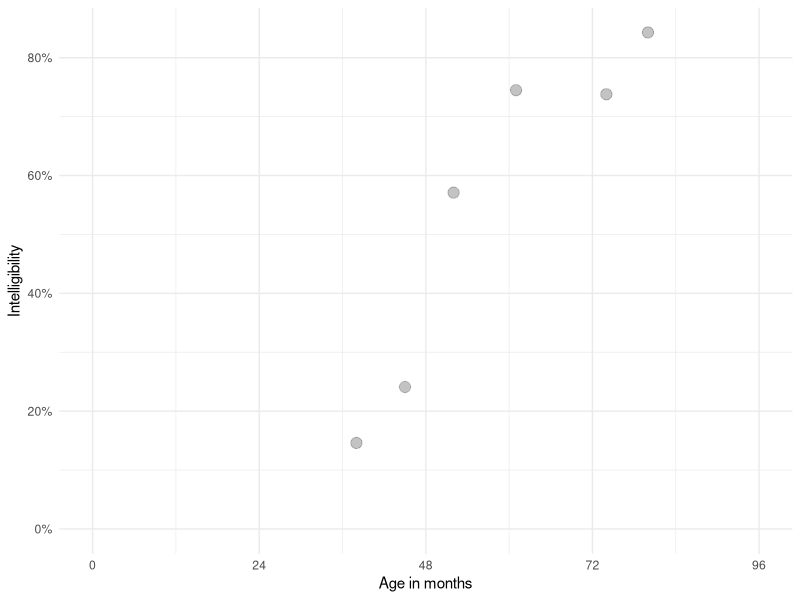
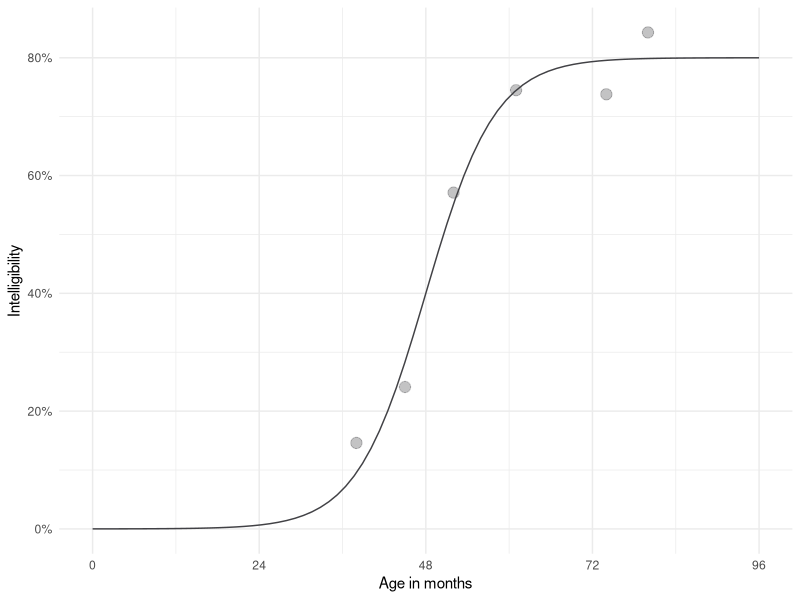
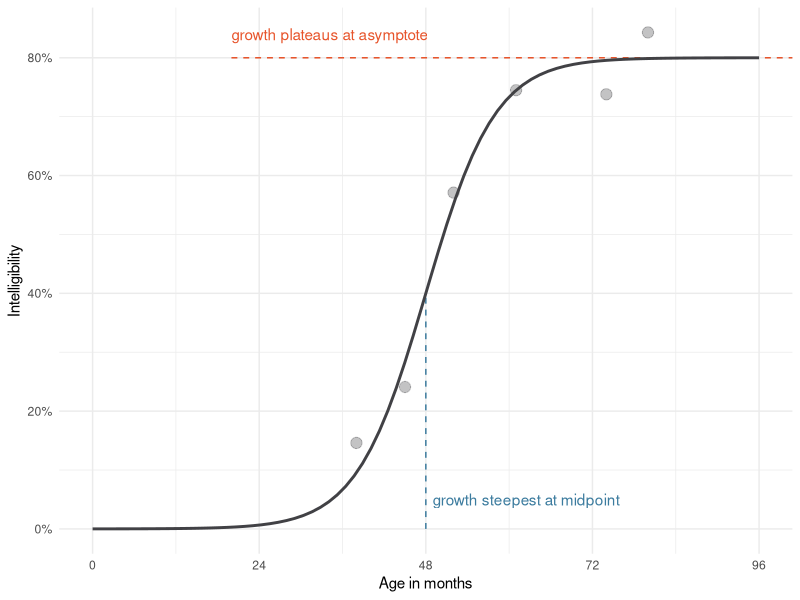
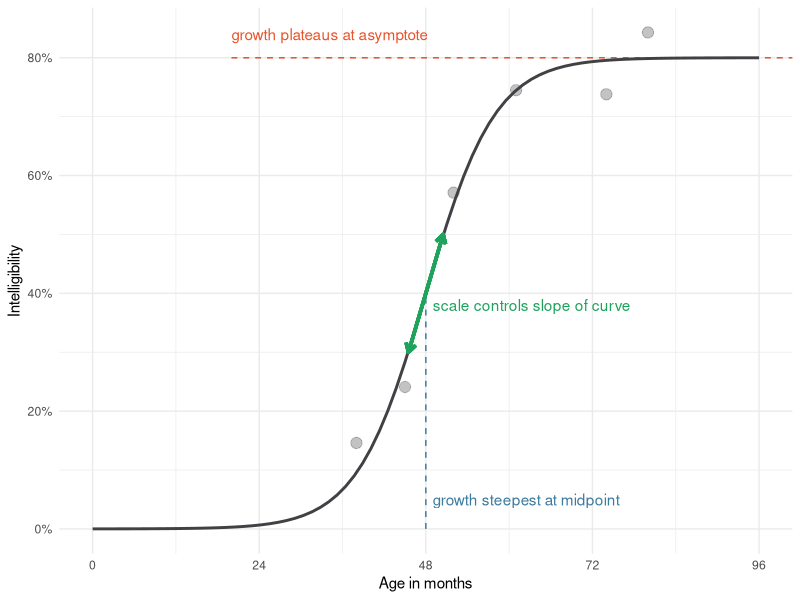
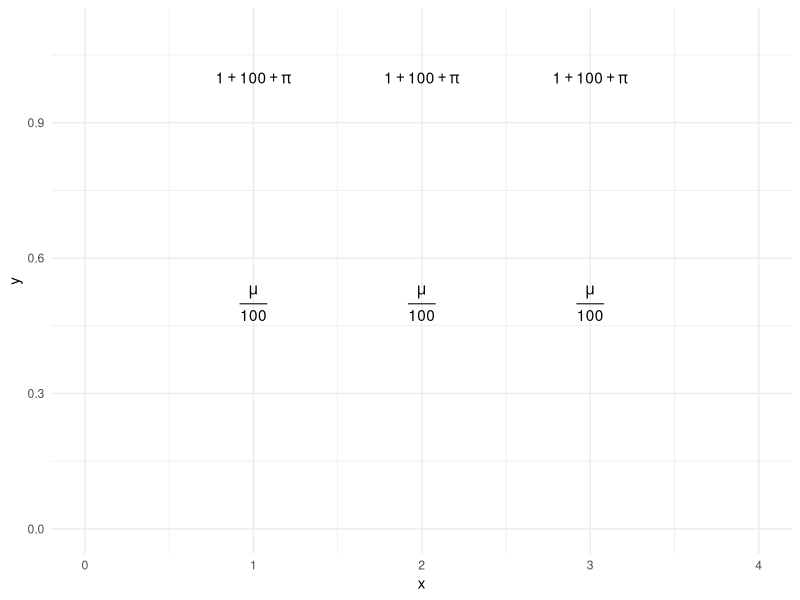
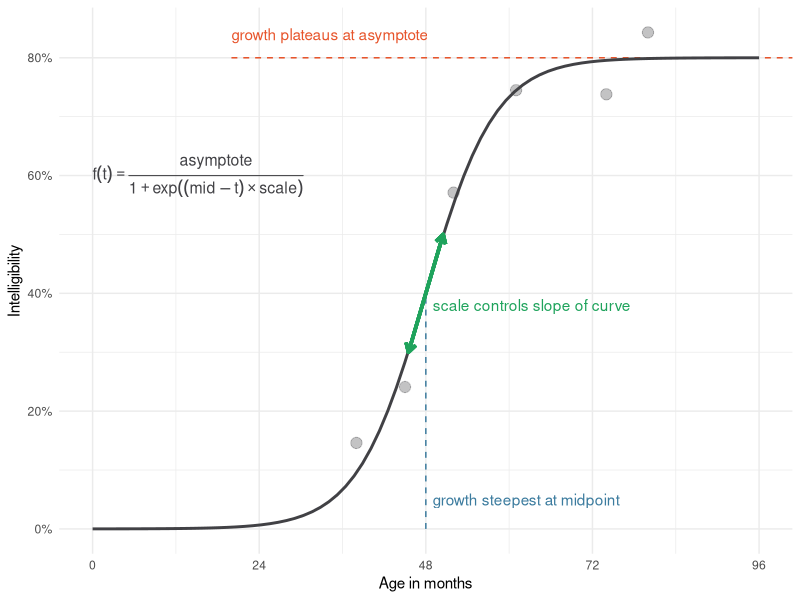
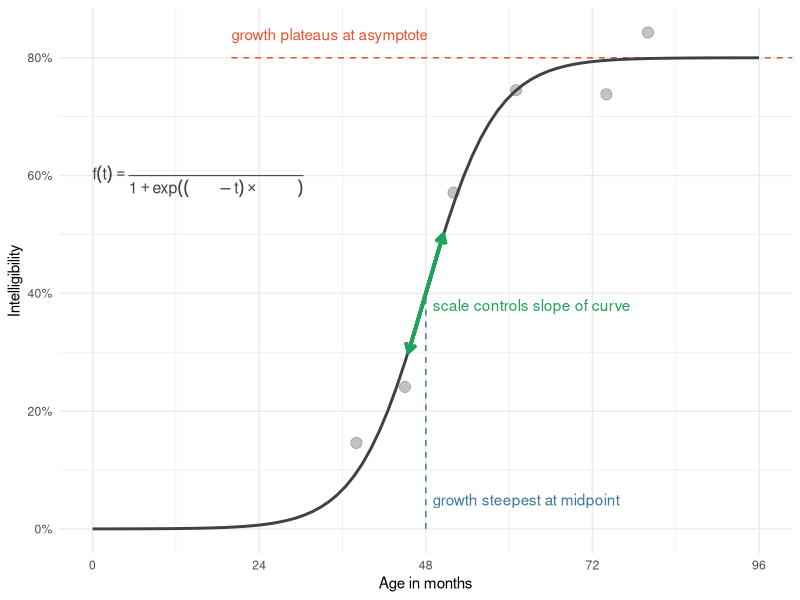
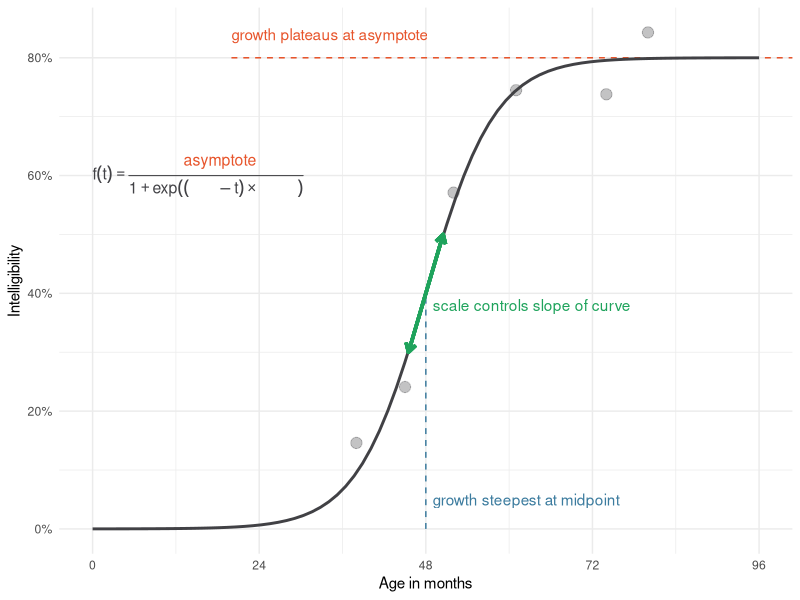

Generate these figures, in order, with R:
## ---- chunk 1
options(cli.width = 70) 
knitr::opts_chunk$set(fig.width = 5.5)
## ---- chunk 2
library(tidyverse)
theme_set(theme_minimal())

points <- tibble(
  age = c(38, 45, 52, 61, 80, 74), 
  prop = c(0.146, 0.241, 0.571, 0.745, 0.843, 0.738))

colors <- list(
  data = "#41414550",
  fit = "#414145")

ggplot(points) + 
  aes(x = age, y = prop) + 
  geom_point(size = 3.5, color = colors$data) +
  scale_x_continuous(
    name = "Age in months", 
    limits = c(0, 96), 
    # Because age is in months, I want breaks to land on multiples
    # of 12. The `Q` in `extended_breaks()` are "nice" numbers to use
    # for axis breaks.
    breaks = scales::extended_breaks(Q = c(24, 12))) + 
  scale_y_continuous(
    name = "Intelligibility",
    limits = c(0, NA),
    labels = scales::percent_format(accuracy = 1))
## ---- chunk 3
xs <- seq(0, 96, length.out = 80)

# Create the curve from the equation parameters
trend <- tibble(
  age = xs,
  asymptote = .8,
  scale = .2,
  midpoint = 48,
  prop = asymptote / (1 + exp((midpoint - age) * scale)))

ggplot(points) + 
  aes(x = age, y = prop) + 
  geom_line(data = trend, color = colors$fit) +
  geom_point(size = 3.5, color = colors$data) +
  scale_x_continuous(
    name = "Age in months", 
    limits = c(0, 96), 
    breaks = scales::extended_breaks(Q = c(24, 12))) + 
  scale_y_continuous(
    name = "Intelligibility",
    limits = c(0, NA),
    labels = scales::percent_format(accuracy = 1))
## ---- chunk 4
colors$asym <- "#E7552C"
colors$mid <- "#3B7B9E"
colors$scale <- "#1FA35C"

p <- ggplot(points) +
  aes(x = age, y = prop) +
  annotate(
    "segment",
    color = colors$mid,
    x = 48, xend = 48,
    y = 0, yend = .4,
    linetype = "dashed") +
  annotate(
    "segment",
    color = colors$asym,
    x = 20, xend = Inf,
    y = .8, yend = .8,
    linetype = "dashed") +
  geom_line(data = trend, size = 1, color = colors$fit) +
  geom_point(size = 3.5, color = colors$data) +
  annotate(
    "text",
    label = "growth plateaus at asymptote",
    x = 20, y = .84,
    # horizontal justification = 0 sets x position to left edge of text
    hjust = 0,
    color = colors$asym) +
  annotate(
    "text",
    label = "growth steepest at midpoint",
    x = 49, y = .05,
    hjust = 0,
    color = colors$mid) +
  scale_x_continuous(
    name = "Age in months", 
    limits = c(0, 96), 
    breaks = scales::extended_breaks(Q = c(24, 12))) + 
  scale_y_continuous(
    name = "Intelligibility",
    limits = c(0, NA),
    labels = scales::percent_format(accuracy = 1))

p
## ---- chunk 5
# Compute endpoints for segment with given slope in middle
slope <- (.2 / 4) * .8
x_step <- 2.5
y1 <- .4 + slope * -x_step
y2 <- .4 + slope * x_step

p <- p +
  geom_segment(
    x = 48 - x_step, xend = 48 + x_step,
    y = y1, yend = y2,
    size = 1.2,
    color = colors$scale,
    arrow = arrow(ends = "both", length = unit(.1, "in"))) +
  annotate(
    "text",
    label = "scale controls slope of curve",
    x = 49, y = .38, 
    color = colors$scale, hjust = 0)
p
## ---- chunk 6
ggplot(tibble(x = 1:3)) + 
  aes(x = x) +
  geom_text(
    aes(y = 1),
    label = expression(1 + 100 + pi)) +
  geom_text(
    aes(y = .5), 
    label = "frac(mu, 100)", 
    parse = TRUE) + 
  xlim(0, 4) + 
  ylim(0, 1.1)

# (I don't know what this warning is about.)
## ---- chunk 7
# Helper to plot an equation in a pre-set spot
annotate_eq <- function(label, ...) {
  annotate("text", x = 0, y = .6, label = label, parse = TRUE, 
           hjust = 0, size = 4, ...)
}
## ---- chunk 8
p + annotate_eq(
    label = "f(t)==frac(asymptote, 1 + exp((mid-t)%*%scale))", 
    color = colors$fit)
## ---- chunk 9
p1 <- p +
  annotate_eq(
    label = "
    f(t) == frac(
      phantom(asymptote), 
      1 + exp((phantom(mid) - t) %*% phantom(scale))
    )",
    color = colors$fit) 
p1
## ---- chunk 10
p2 <- p1 + 
  annotate_eq(
    label = "
    phantom(f(t) == symbol('')) ~ atop(
      asymptote, 
      phantom(1 + exp((mid-t) %*% scale))
    )",
    color = colors$asym)
p2
## ---- chunk 11
p2 +
  annotate_eq(
    label = "
    phantom(f(t) == symbol('')) ~ atop(
      phantom(asymptote), 
      phantom(1 + exp((mid-t) * symbol(''))) ~ scale
    )",
    color = colors$scale) +
  annotate_eq(
    label = "
    phantom(f(t) == symbol('')) ~ atop(
      phantom(asymptote), 
      paste(
        phantom(paste(1 + exp, symbol(')'), symbol(')'))),
        mid,
        phantom(paste(symbol('-'), t, symbol(')') * scale))
      )
    )",
    color = colors$mid)
